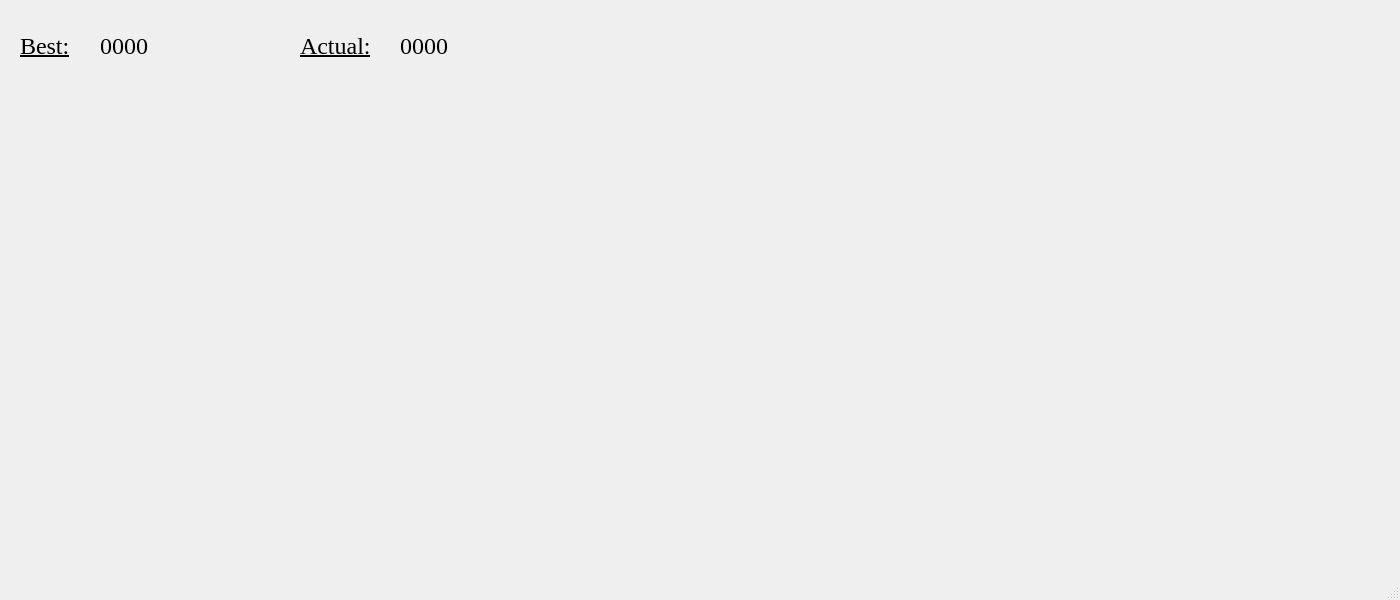
<?xml version="1.0" encoding="UTF-8"?>
<ui version="4.0">
 <class>MainWindow</class>
 <widget class="QMainWindow" name="MainWindow">
  <property name="enabled">
   <bool>true</bool>
  </property>
  <property name="geometry">
   <rect>
    <x>0</x>
    <y>0</y>
    <width>1400</width>
    <height>600</height>
   </rect>
  </property>
  <property name="sizePolicy">
   <sizepolicy hsizetype="Preferred" vsizetype="Preferred">
    <horstretch>0</horstretch>
    <verstretch>0</verstretch>
   </sizepolicy>
  </property>
  <property name="minimumSize">
   <size>
    <width>1400</width>
    <height>600</height>
   </size>
  </property>
  <property name="windowTitle">
   <string>MainWindow</string>
  </property>
  <widget class="QWidget" name="centralwidget">
   <widget class="QLabel" name="lbl_best">
    <property name="geometry">
     <rect>
      <x>100</x>
      <y>20</y>
      <width>101</width>
      <height>51</height>
     </rect>
    </property>
    <property name="font">
     <font>
      <family>Times New Roman</family>
      <pointsize>18</pointsize>
     </font>
    </property>
    <property name="text">
     <string>0000</string>
    </property>
   </widget>
   <widget class="QLabel" name="label1">
    <property name="geometry">
     <rect>
      <x>20</x>
      <y>20</y>
      <width>81</width>
      <height>51</height>
     </rect>
    </property>
    <property name="font">
     <font>
      <family>Times New Roman</family>
      <pointsize>18</pointsize>
      <underline>true</underline>
     </font>
    </property>
    <property name="text">
     <string>Best:</string>
    </property>
   </widget>
   <widget class="QLabel" name="lbl_current">
    <property name="geometry">
     <rect>
      <x>400</x>
      <y>20</y>
      <width>101</width>
      <height>51</height>
     </rect>
    </property>
    <property name="font">
     <font>
      <family>Times New Roman</family>
      <pointsize>18</pointsize>
     </font>
    </property>
    <property name="text">
     <string>0000</string>
    </property>
   </widget>
   <widget class="QLabel" name="label2">
    <property name="geometry">
     <rect>
      <x>300</x>
      <y>20</y>
      <width>101</width>
      <height>51</height>
     </rect>
    </property>
    <property name="font">
     <font>
      <family>Times New Roman</family>
      <pointsize>18</pointsize>
      <underline>true</underline>
     </font>
    </property>
    <property name="text">
     <string>Actual:</string>
    </property>
   </widget>
   <zorder>label1</zorder>
   <zorder>lbl_best</zorder>
   <zorder>lbl_current</zorder>
   <zorder>label2</zorder>
  </widget>
  <widget class="QMenuBar" name="menubar">
   <property name="geometry">
    <rect>
     <x>0</x>
     <y>0</y>
     <width>1400</width>
     <height>26</height>
    </rect>
   </property>
  </widget>
  <widget class="QStatusBar" name="statusbar"/>
 </widget>
 <resources/>
 <connections/>
</ui>
